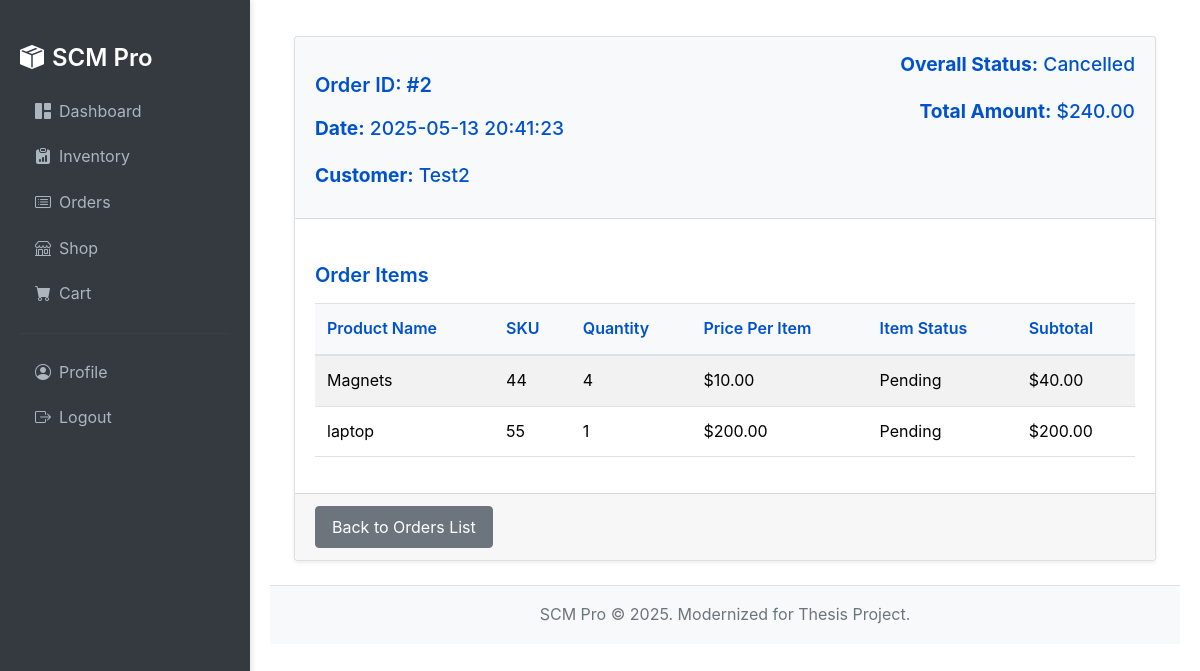
Screenshot of /order/2 (signed in) with the database file from the repository.
### src/models/order.py (models this page shows, shortened)
class Order(db.Model):
    id = db.Column(db.Integer, primary_key=True)
    user_id = db.Column(db.Integer, db.ForeignKey("user.id"), nullable=False) # Assuming orders are placed by users
    order_date = db.Column(db.DateTime, nullable=False, default=datetime.utcnow)
    status = db.Column(db.String(50), nullable=False, default="Pending") # e.g., Pending, Processing, Shipped, Delivered, Cancelled
    total_amount = db.Column(db.Float, nullable=False, default=0.0)
    shipping_address = db.Column(db.String(200))
    customer_name = db.Column(db.String(100)) # Example if not linking to user or for guest checkouts
    customer_email = db.Column(db.String(120)) # Example
    order_category_id = db.Column(db.Integer, db.ForeignKey("order_category.id"), nullable=True) # Allow orders without a category initially or make it False if category is mandatory
    items = db.relationship("OrderItem", backref="order", lazy=True, cascade="all, delete-orphan")
    placer = db.relationship("User", backref="orders_placed", lazy=True)

class OrderItem(db.Model):
    id = db.Column(db.Integer, primary_key=True)
    order_id = db.Column(db.Integer, db.ForeignKey("order.id"), nullable=False)
    product_id = db.Column(db.Integer, db.ForeignKey("product.id"), nullable=False)
    quantity = db.Column(db.Integer, nullable=False)
    price_at_purchase = db.Column(db.Float, nullable=False) # Store price at time of order
    status = db.Column(db.String(50), nullable=False, default="Pending") # NEW FIELD: e.g., Pending, Processing, Shipped, Delivered, Cancelled
    product = db.relationship("Product", backref="order_items_assoc", lazy=True)

### src/models/user.py (models this page shows, shortened)
class User(db.Model, UserMixin):
    id = db.Column(db.Integer, primary_key=True)
    username = db.Column(db.String(20), unique=True, nullable=False, index=True)
    email = db.Column(db.String(120), unique=True, nullable=False, index=True)
    image_file = db.Column(db.String(20), nullable=False, default="default.jpg")
    password_hash = db.Column(db.String(128), nullable=False)
    role = db.Column(db.String(20), nullable=False, default="user")  # Roles: "user", "admin", "supplier"
    is_active = db.Column(db.Boolean, nullable=False, default=False)
    date_created = db.Column(db.DateTime, nullable=False, default=datetime.utcnow)
    @property
    def is_supplier(self):
        return self.role == "supplier"
    @property
    def is_general_user(self):
        return self.role == "user"

### src/models/product.py (models this page shows, shortened)
class Product(db.Model):
    id = db.Column(db.Integer, primary_key=True)
    name = db.Column(db.String(100), nullable=False, unique=True)
    description = db.Column(db.Text)
    sku = db.Column(db.String(50), unique=True, nullable=False)
    category = db.Column(db.String(50))
    price = db.Column(db.Float, nullable=False)
    supplier_id = db.Column(db.Integer, db.ForeignKey("supplier.id"), nullable=False)
    date_added = db.Column(db.DateTime, nullable=False, default=datetime.utcnow)
    supplier = db.relationship("Supplier", foreign_keys=[supplier_id])
    inventory_item = db.relationship("Inventory", backref="product_info", uselist=False, lazy=True)

### src/routes/frontend_routes.py (the view)
@frontend_bp.route("/order/<int:order_id>")
@login_required
def view_order_detail(order_id):
    order = Order.query.get_or_404(order_id)
    if current_user.is_general_user and order.user_id != current_user.id:
        flash("You do not have permission to view this order.", "danger")
        abort(403)
    elif current_user.is_supplier:
        supplier_profile = Supplier.query.filter_by(user_id=current_user.id).first()
        if not supplier_profile or not any(item.product.supplier_id == supplier_profile.id for item in order.items):
            flash("You do not have permission to view this order or it contains no items from you.", "danger")
            abort(403)
    return render_template("order_detail.html", title=f"Order #{order.id}", order=order)

### src/templates/order_detail.html (shortened to what this page needs)
{% extends "base.html" %}
{% block content %}
<div class="container-fluid mt-3">
    <div class="card">
        <div class="card-header">
            <div class="row">
                <div class="col-md-6">
                    <h4>Order ID: #{{ order.id }}</h4>
                    <p><strong>Date:</strong> {{ order.order_date.strftime("%Y-%m-%d %H:%M:%S") }}</p>
                    <p><strong>Customer:</strong> {{ order.placer.username if order.placer else "N/A" }}</p>
                </div>
                <div class="col-md-6 text-md-end">
                    <p><strong>Overall Status:</strong>
                        <span class="badge
                            {%- if order.status == "Pending" %}bg-secondary
                            {%- elif order.status == "Processing" %}bg-warning text-dark
                            {%- elif order.status == "Shipped" %}bg-info
                            {%- elif order.status == "Delivered" %}bg-success
                            {%- elif order.status == "Cancelled" %}bg-danger
                            {%- else %}bg-light text-dark
                            {%- endif %}">{{ order.status }}</span>
                    </p>
                    <p><strong>Total Amount:</strong> ${{ "%.2f"|format(order.total_amount) }}</p>
                </div>
            </div>
        </div>
        <div class="card-body">
            <h5>Order Items</h5>
            {% if order.items %}
            <table class="table table-striped">
                <thead>
                    <tr>
                        <th>Product Name</th>
                        <th>SKU</th>
                        <th>Quantity</th>
                        <th>Price Per Item</th>
                        <th>Item Status</th>
                        <th>Subtotal</th>
                    </tr>
                </thead>
                <tbody>
                    {% for item in order.items %}
                    <tr>
                        <td>{{ item.product.name if item.product else "Product not found" }}</td>
                        <td>{{ item.product.sku if item.product else "N/A" }}</td>
                        <td>{{ item.quantity }}</td>
                        <td>${{ "%.2f"|format(item.price_at_purchase) }}</td>
                        <td>
                            <span class="badge
                                {%- if item.status == "Pending" %}bg-secondary
                                {%- elif item.status == "Processing" %}bg-warning text-dark
                                {%- elif item.status == "Shipped" %}bg-info
                                {%- elif item.status == "Delivered" %}bg-success
                                {%- elif item.status == "Cancelled" %}bg-danger
                                {%- else %}bg-light text-dark
                                {%- endif %}">{{ item.status }}</span>
                        </td>
                        <td>${{ "%.2f"|format(item.quantity * item.price_at_purchase) }}</td>
                    </tr>
                    {% endfor %}
                </tbody>
            </table>
            {% else %}
            <div class="alert alert-info" role="alert">
                No items found for this order.
            </div>
            {% endif %}
        </div>
        <div class="card-footer text-muted">
            <a href="{{ url_for('frontend.view_orders') }}" class="btn btn-secondary">Back to Orders List</a>
        </div>
    </div>
</div>
{% endblock %}

### src/static/css/custom_modern.css (style rules this page uses)
body { font-family: -apple-system, BlinkMacSystemFont, "Segoe UI", Roboto, "Helvetica Neue", Arial, sans-serif; font-size: 16px; line-height: 1.6; color: #343a40; background-color: #FFFFFF; margin: 0; padding: 0; display: flex; flex-direction: column; height: 100vh; overflow-y: hidden; overflow-x: hidden; }
h1, h2, h3, h4, h5, h6 { color: #0052CC; margin-top: 1.5rem; margin-bottom: 1rem; font-weight: 600; }
h4 { font-size: 1.25rem; }
a { color: #007BFF; text-decoration: none; transition: color 0.2s ease-in-out; }
.btn { display: inline-block; font-weight: 400; text-align: center; vertical-align: middle; user-select: none; background-color: transparent; border: 1px solid transparent; padding: 0.5rem 1rem; font-size: 1rem; line-height: 1.5; border-radius: 0.25rem; transition: all 0.2s ease-in-out; cursor: pointer; }
.btn-secondary { color: #fff; background-color: #6c757d; border-color: #6c757d; }
.card { position: relative; display: flex; flex-direction: column; min-width: 0; word-wrap: break-word; background-color: #fff; background-clip: border-box; border: 1px solid rgba(0, 0, 0, 0.125); border-radius: 0.25rem; margin-bottom: 1.5rem; box-shadow: 0 0.125rem 0.25rem rgba(0,0,0,0.075); transition: transform 0.2s ease-in-out, box-shadow 0.2s ease-in-out; }
.card-header { padding: 0.75rem 1.25rem; margin-bottom: 0; background-color: #f8f9fa; border-bottom: 1px solid rgba(0, 0, 0, 0.125); font-size: 1.2rem; font-weight: 500; color: #0052CC; }
.card-body { flex: 1 1 auto; padding: 1.25rem; }
.card-footer { padding: 0.75rem 1.25rem; background-color: rgba(0,0,0,0.03); border-top: 1px solid rgba(0,0,0,0.125); }
.table { width: 100%; margin-bottom: 1rem; color: #212529; border-collapse: collapse; }
.table th, .table td { padding: 0.75rem; vertical-align: top; border-top: 1px solid #dee2e6; }
.table thead th { vertical-align: bottom; border-bottom: 2px solid #dee2e6; background-color: #f8f9fa; color: #0052CC; font-weight: 600; }
.table-striped tbody tr:nth-of-type(odd) { background-color: rgba(0, 0, 0, 0.03); }
.mt-3 { margin-top: 1rem !important; }

### rows the page displays
Order: id "2", order_date "2025-05-13 20:41:23", status "Cancelled", total_amount "240.00"
User: placer "Test2"
OrderItem: product "Magnets", product "44", quantity "4", price_at_purchase "10.00", status "Pending", item.quantity*item.price_at_purchase "40.00"
OrderItem: product "laptop", product "55", quantity "1", price_at_purchase "200.00", status "Pending", item.quantity*item.price_at_purchase "200.00"
